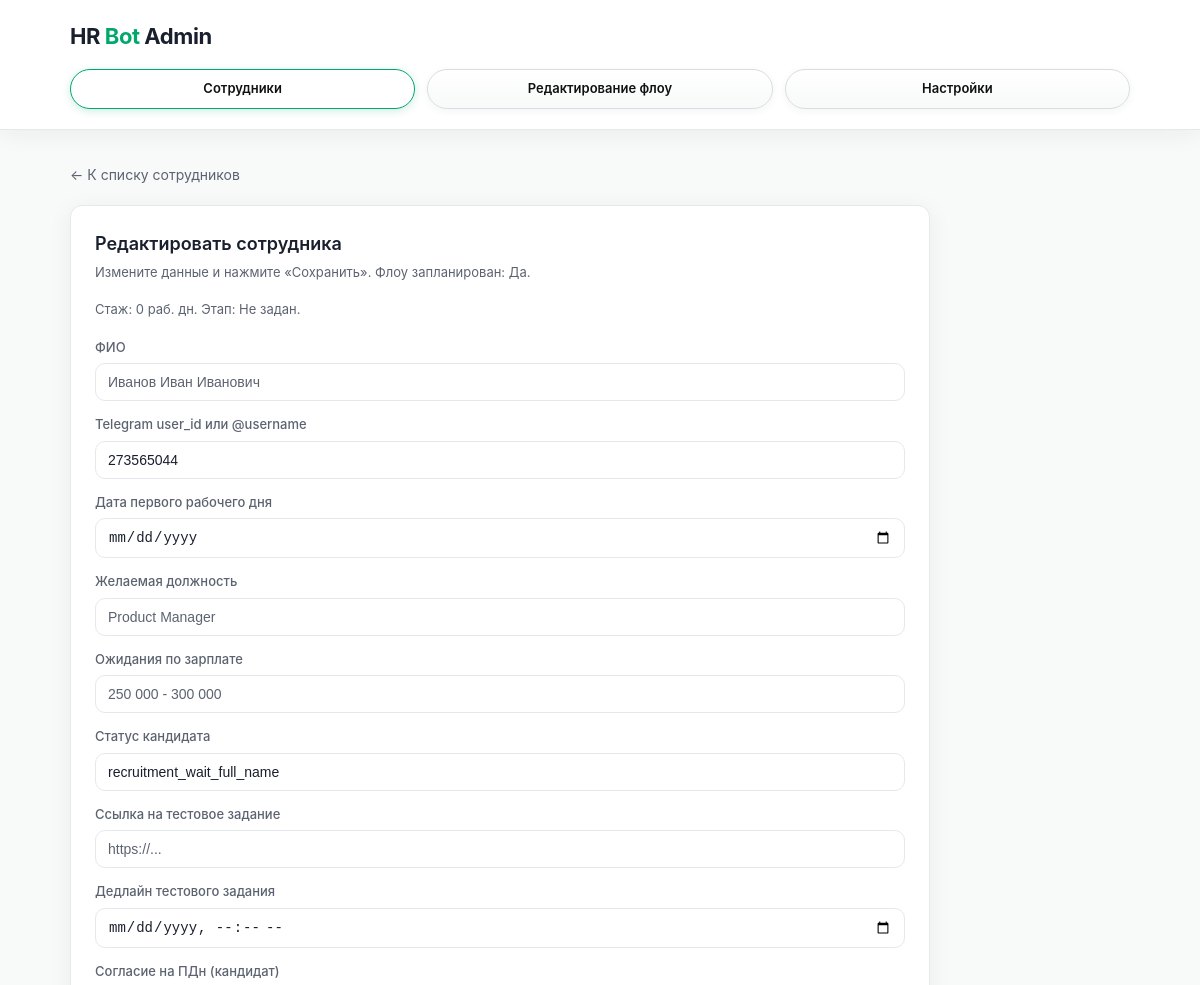
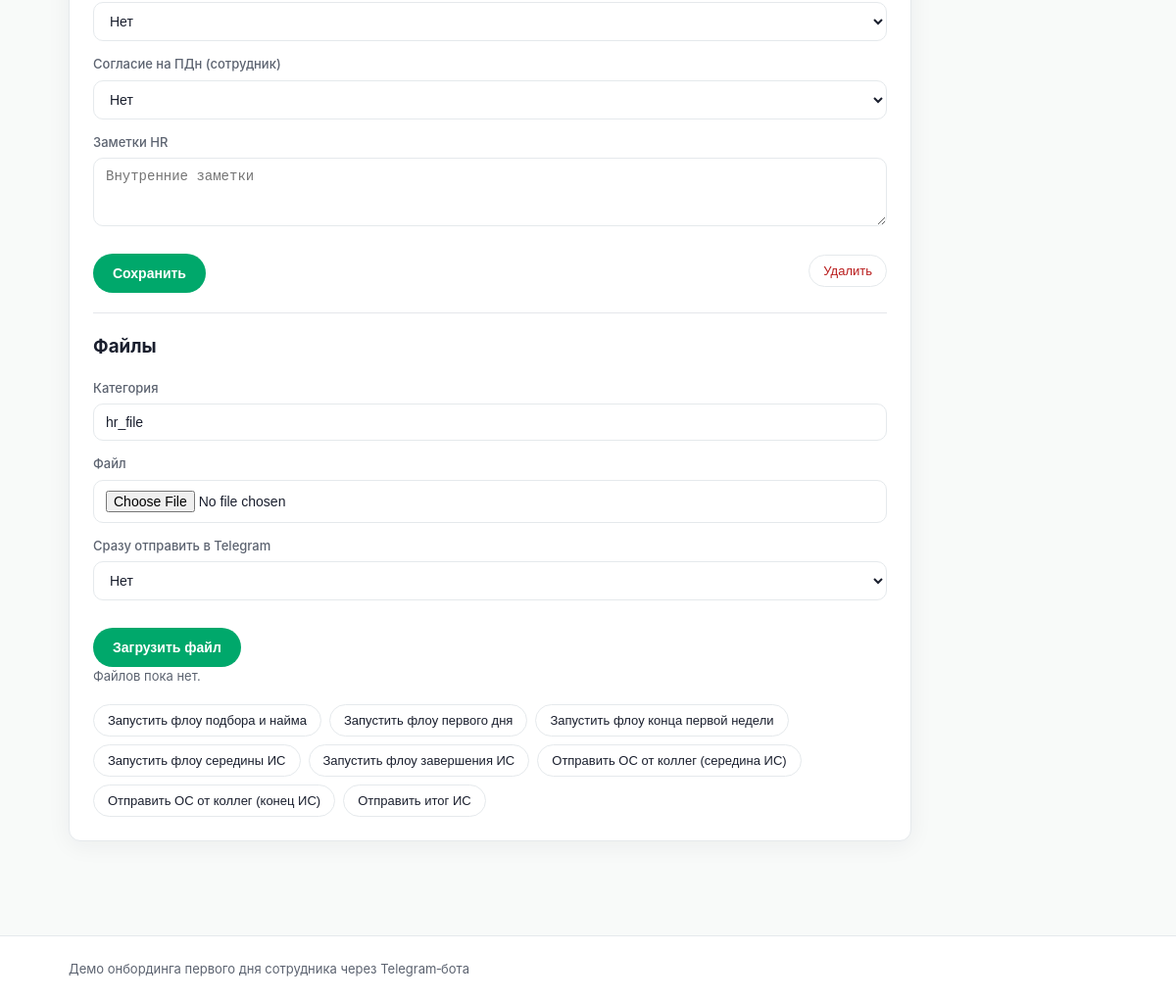
The page /employees/2/edit on the database its author committed (2 pictures, top to bottom).
### app/models.py (models this page shows)
class Employee(Base):
    __tablename__ = "employees"
    id: Mapped[int] = mapped_column(Integer, primary_key=True, index=True)
    full_name: Mapped[Optional[str]] = mapped_column(String(255), nullable=True)
    telegram_user_id: Mapped[Optional[str]] = mapped_column(
        String(64),
        nullable=True,
        doc="Telegram user_id или username (для простого демо).",
    )
    first_workday: Mapped[Optional[date]] = mapped_column(
        Date,
        nullable=True,
        doc="Дата первого рабочего дня (день, в который запускается флоу).",
    )
    created_at: Mapped[datetime] = mapped_column(DateTime, nullable=False)
    is_flow_scheduled: Mapped[bool] = mapped_column(
        Boolean, nullable=False, default=False, doc="Запланирован ли флоу первого дня."
    )
    desired_position: Mapped[Optional[str]] = mapped_column(
        String(255),
        nullable=True,
        doc="Желаемая должность (из ранних этапов флоу кандидата).",
    )
    salary_expectation: Mapped[Optional[str]] = mapped_column(
        String(255),
        nullable=True,
        doc="Ожидания кандидата по зарплате.",
    )
    candidate_status: Mapped[Optional[str]] = mapped_column(
        String(64),
        nullable=True,
        doc="Статус кандидата/сотрудника в процессе (new, invited, offer_sent и т.д.).",
    )
    personal_data_consent: Mapped[bool] = mapped_column(
        Boolean,
        nullable=False,
        default=False,
        doc="Согласие на обработку персональных данных (этап кандидата).",
    )
    employee_data_consent: Mapped[bool] = mapped_column(
        Boolean,
        nullable=False,
        default=False,
        doc="Повторное согласие на ПДн для оформления сотрудника.",
    )
    test_task_link: Mapped[Optional[str]] = mapped_column(
        String(1024),
        nullable=True,
        doc="Ссылка на тестовое задание.",
    )
    test_task_due_at: Mapped[Optional[datetime]] = mapped_column(
        DateTime,
        nullable=True,
        doc="Дедлайн тестового задания.",
    )
    notes: Mapped[Optional[str]] = mapped_column(
        String(2048),
        nullable=True,
        doc="Свободные заметки HR по сотруднику.",
    )

### app/main.py (the view)
@app.get("/employees/{employee_id}/edit")
def edit_employee_form(
    request: Request,
    employee_id: int,
    db: Session = Depends(get_db),
):
    employee = db.get(Employee, employee_id)
    if not employee:
        return RedirectResponse(url="/employees", status_code=status.HTTP_303_SEE_OTHER)
    employee_files = (
        db.query(EmployeeFile)
        .filter(EmployeeFile.employee_id == employee.id)
        .order_by(EmployeeFile.id.desc())
        .all()
    )
    today = datetime.now().date()
    return templates.TemplateResponse(
        "employee_edit.html",
        {
            "request": request,
            "active_tab": "employees",
            "employee": employee,
            "employee_files": employee_files,
            "stage": _stage_label(employee.first_workday, today),
            "workdays": _workdays_between(employee.first_workday, today),
        },
    )

### app/templates/employee_edit.html (shortened to what this page needs)
{% extends "base.html" %}
{% block content %}
<a href="/" class="back-link">← К списку сотрудников</a>
<div class="card" style="max-width: 860px;">
    <h2>Редактировать сотрудника</h2>
    <p class="muted">
        Измените данные и нажмите «Сохранить». Флоу запланирован: {{ 'Да' if employee.is_flow_scheduled else 'Нет' }}.
    </p>
    <p class="muted">Стаж: {{ workdays }} раб. дн. Этап: {{ stage }}.</p>
    <form method="post" action="/employees/{{ employee.id }}" class="form">
        <label class="field">
            <span>ФИО</span>
            <input type="text" name="full_name" value="{{ employee.full_name or '' }}" placeholder="Иванов Иван Иванович">
        </label>
        <label class="field">
            <span>Telegram user_id или @username</span>
            <input type="text" name="telegram_user_id" value="{{ employee.telegram_user_id }}" placeholder="привяжется по /start в боте">
        </label>
        <label class="field">
            <span>Дата первого рабочего дня</span>
            <input type="date" name="first_workday" value="{{ employee.first_workday or '' }}">
        </label>
        <label class="field">
            <span>Желаемая должность</span>
            <input type="text" name="desired_position" value="{{ employee.desired_position or '' }}" placeholder="Product Manager">
        </label>
        <label class="field">
            <span>Ожидания по зарплате</span>
            <input type="text" name="salary_expectation" value="{{ employee.salary_expectation or '' }}" placeholder="250 000 - 300 000">
        </label>
        <label class="field">
            <span>Статус кандидата</span>
            <input type="text" name="candidate_status" value="{{ employee.candidate_status or '' }}" placeholder="new / invited / offer_sent">
        </label>
        <label class="field">
            <span>Ссылка на тестовое задание</span>
            <input type="text" name="test_task_link" value="{{ employee.test_task_link or '' }}" placeholder="https://...">
        </label>
        <label class="field">
            <span>Дедлайн тестового задания</span>
            <input type="datetime-local" name="test_task_due_at" value="{{ employee.test_task_due_at.strftime('%Y-%m-%dT%H:%M') if employee.test_task_due_at else '' }}">
        </label>
        <label class="field">
            <span>Согласие на ПДн (кандидат)</span>
            <select name="personal_data_consent">
                <option value="false" {% if not employee.personal_data_consent %}selected{% endif %}>Нет</option>
            </select>
        </label>
        <label class="field">
            <span>Согласие на ПДн (сотрудник)</span>
            <select name="employee_data_consent">
                <option value="false" {% if not employee.employee_data_consent %}selected{% endif %}>Нет</option>
            </select>
        </label>
        <label class="field">
            <span>Заметки HR</span>
            <textarea name="notes" rows="3" placeholder="Внутренние заметки">{{ employee.notes or '' }}</textarea>
        </label>
        <div class="form-actions">
            <button type="submit" class="btn-primary">Сохранить</button>
            <button type="button" class="btn-danger" onclick="if(confirm('Удалить этого сотрудника?')) { document.getElementById('delete-form').submit(); }">Удалить</button>
        </div>
    </form>
    <hr style="margin: 20px 0; border: 0; border-top: 1px solid #e5e7eb;">
    <h3>Файлы</h3>
    <form method="post" action="/employees/{{ employee.id }}/files" class="form" enctype="multipart/form-data">
        <label class="field">
            <span>Категория</span>
            <input type="text" name="category" value="hr_file" placeholder="offer / sign_docs / checklist">
        </label>
        <label class="field">
            <span>Файл</span>
            <input type="file" name="upload" required>
        </label>
        <label class="field">
            <span>Сразу отправить в Telegram</span>
            <select name="send_to_telegram">
                <option value="false" selected>Нет</option>
            </select>
        </label>
        <div class="form-actions">
            <button type="submit" class="btn-primary">Загрузить файл</button>
        </div>
    </form>
    {% if employee_files %}
        <table class="table">
            <thead>
            <tr>
                <th>ID</th>
                <th>Тип</th>
                <th>Категория</th>
                <th>Имя файла</th>
                <th>Дата</th>
                <th></th>
            </tr>
            </thead>
            <tbody>
            {% for f in employee_files %}
                <tr>
                    <td>{{ f.id }}</td>
                    <td>{{ f.direction }}</td>
                    <td>{{ f.category }}</td>
                    <td>{{ f.original_filename }}</td>
                    <td>{{ f.created_at.strftime('%Y-%m-%d %H:%M') }}</td>
                    <td>
                        <a class="btn-secondary" href="/employees/{{ employee.id }}/files/{{ f.id }}/download">Скачать</a>
                        {% if employee.telegram_user_id %}
                            <form method="post" action="/employees/{{ employee.id }}/files/{{ f.id }}/send" style="display:inline;">
                                <button type="submit" class="btn-secondary">Отправить в Telegram</button>
                            </form>
                        {% endif %}
                    </td>
                </tr>
            {% endfor %}
            </tbody>
        </table>
    {% else %}
        <p class="muted">Файлов пока нет.</p>
    {% endif %}
    <div class="form-actions" style="margin-top: 16px; flex-wrap: wrap; gap: 8px;">
        <form method="post" action="/employees/{{ employee.id }}/launch">
            <button type="submit" class="btn-secondary">Запустить флоу подбора и найма</button>
        </form>
        <form method="post" action="/employees/{{ employee.id }}/launch">
            <button type="submit" class="btn-secondary">Запустить флоу первого дня</button>
        </form>
        <form method="post" action="/employees/{{ employee.id }}/launch">
            <button type="submit" class="btn-secondary">Запустить флоу конца первой недели</button>
        </form>
        <form method="post" action="/employees/{{ employee.id }}/launch">
            <button type="submit" class="btn-secondary">Запустить флоу середины ИС</button>
        </form>
        <form method="post" action="/employees/{{ employee.id }}/launch">
            <button type="submit" class="btn-secondary">Запустить флоу завершения ИС</button>
        </form>
        <form method="post" action="/employees/{{ employee.id }}/launch">
            <button type="submit" class="btn-secondary">Отправить ОС от коллег (середина ИС)</button>
        </form>
        <form method="post" action="/employees/{{ employee.id }}/launch">
            <button type="submit" class="btn-secondary">Отправить ОС от коллег (конец ИС)</button>
        </form>
        <form method="post" action="/employees/{{ employee.id }}/launch">
            <button type="submit" class="btn-secondary">Отправить итог ИС</button>
        </form>
    </div>
</div>
{% endblock %}

### app/static/styles.css (style rules this page uses)
*, *::before, *::after { box-sizing: border-box; }
:root { --bg-page: #f8faf9; --bg-card: #ffffff; --text: #1a1f2e; --text-muted: #5c6370; --accent: #00a86b; --accent-hover: #008f5a; --accent-light: rgba(0, 168, 107, 0.12); --border: #e5e9ec; --shadow: 0 4px 24px rgba(26, 31, 46, 0.06); --radius: 12px; --radius-btn: 999px; }
body { margin: 0; font-family: "Inter", system-ui, -apple-system, BlinkMacSystemFont, "Segoe UI", sans-serif; background: var(--bg-page); color: var(--text); line-height: 1.5; }
.card { background: var(--bg-card); border-radius: var(--radius); padding: 24px; border: 1px solid var(--border); box-shadow: var(--shadow); }
.card h2 { margin-top: 0; margin-bottom: 6px; font-size: 18px; font-weight: 600; color: var(--text); }
.muted { margin-top: 0; margin-bottom: 18px; font-size: 13px; color: var(--text-muted); }
.form { display: flex; flex-direction: column; gap: 14px; }
.field { display: flex; flex-direction: column; gap: 6px; font-size: 13px; }
.field span { color: var(--text-muted); font-weight: 500; }
input[type="text"], input[type="date"], input[type="datetime-local"], input[type="file"], select, textarea { border-radius: 10px; border: 1px solid var(--border); padding: 10px 12px; background: var(--bg-card); color: var(--text); font-size: 14px; transition: border-color 0.2s, box-shadow 0.2s; }
input[type="text"]::placeholder { color: var(--text-muted); }
.btn-primary { margin-top: 6px; border-radius: var(--radius-btn); border: none; padding: 12px 20px; background: var(--accent); color: #fff; font-weight: 600; font-size: 14px; cursor: pointer; transition: background 0.2s, transform 0.1s; }
.btn-secondary { display: inline-block; border-radius: var(--radius-btn); border: 1px solid var(--border); padding: 8px 14px; background: var(--bg-card); color: var(--text); font-size: 13px; font-weight: 500; text-decoration: none; cursor: pointer; transition: border-color 0.2s, color 0.2s, background 0.2s; }
.btn-danger { border-radius: var(--radius-btn); border: 1px solid #e5e9ec; padding: 8px 14px; background: #fff; color: #b91c1c; font-size: 13px; text-decoration: none; cursor: pointer; transition: background 0.2s, color 0.2s; }
.back-link { display: inline-flex; align-items: center; gap: 6px; color: var(--text-muted); font-size: 14px; text-decoration: none; margin-bottom: 20px; transition: color 0.2s; }
.form-actions { display: flex; gap: 12px; align-items: center; margin-top: 8px; }
.form-actions .btn-danger { margin-left: auto; }

### rows shown on the page
Employee: is_flow_scheduled "Да", telegram_user_id "273565044", candidate_status "recruitment_wait_full_name", personal_data_consent "Нет", employee_data_consent "Нет"

### other values the page prints
{{ workdays }} "0"
{{ stage }} "Не задан"
